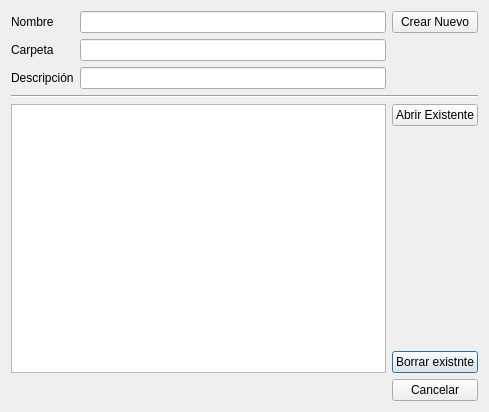
<?xml version="1.0" encoding="UTF-8"?>
<ui version="4.0">
 <class>DlgNewProject</class>
 <widget class="QDialog" name="DlgNewProject">
  <property name="geometry">
   <rect>
    <x>0</x>
    <y>0</y>
    <width>489</width>
    <height>412</height>
   </rect>
  </property>
  <property name="windowTitle">
   <string>Abrir o crear proyecto nuevo</string>
  </property>
  <layout class="QGridLayout" name="gridLayout">
   <item row="6" column="2">
    <widget class="QPushButton" name="delButton">
     <property name="text">
      <string>Borrar existnte</string>
     </property>
    </widget>
   </item>
   <item row="1" column="1">
    <widget class="QLineEdit" name="newFolder"/>
   </item>
   <item row="2" column="0">
    <widget class="QLabel" name="label_2">
     <property name="text">
      <string>Descripción</string>
     </property>
    </widget>
   </item>
   <item row="0" column="2">
    <widget class="QPushButton" name="newButton">
     <property name="text">
      <string>Crear Nuevo</string>
     </property>
    </widget>
   </item>
   <item row="4" column="2">
    <widget class="QPushButton" name="openButton">
     <property name="text">
      <string>Abrir Existente</string>
     </property>
    </widget>
   </item>
   <item row="4" column="0" rowspan="3" colspan="2">
    <widget class="QListWidget" name="tabNameList"/>
   </item>
   <item row="5" column="2">
    <spacer name="verticalSpacer">
     <property name="orientation">
      <enum>Qt::Vertical</enum>
     </property>
     <property name="sizeHint" stdset="0">
      <size>
       <width>20</width>
       <height>40</height>
      </size>
     </property>
    </spacer>
   </item>
   <item row="0" column="1">
    <widget class="QLineEdit" name="newName"/>
   </item>
   <item row="2" column="1">
    <widget class="QLineEdit" name="newDescr"/>
   </item>
   <item row="7" column="2">
    <widget class="QPushButton" name="cancelButton">
     <property name="text">
      <string>Cancelar</string>
     </property>
    </widget>
   </item>
   <item row="1" column="0">
    <widget class="QLabel" name="label_3">
     <property name="text">
      <string>Carpeta</string>
     </property>
    </widget>
   </item>
   <item row="0" column="0">
    <widget class="QLabel" name="label">
     <property name="text">
      <string>Nombre</string>
     </property>
    </widget>
   </item>
   <item row="3" column="0" colspan="3">
    <widget class="Line" name="line">
     <property name="orientation">
      <enum>Qt::Horizontal</enum>
     </property>
    </widget>
   </item>
  </layout>
 </widget>
 <tabstops>
  <tabstop>newName</tabstop>
  <tabstop>newButton</tabstop>
  <tabstop>newFolder</tabstop>
  <tabstop>newDescr</tabstop>
  <tabstop>tabNameList</tabstop>
  <tabstop>openButton</tabstop>
  <tabstop>delButton</tabstop>
  <tabstop>cancelButton</tabstop>
 </tabstops>
 <resources/>
 <connections/>
</ui>
